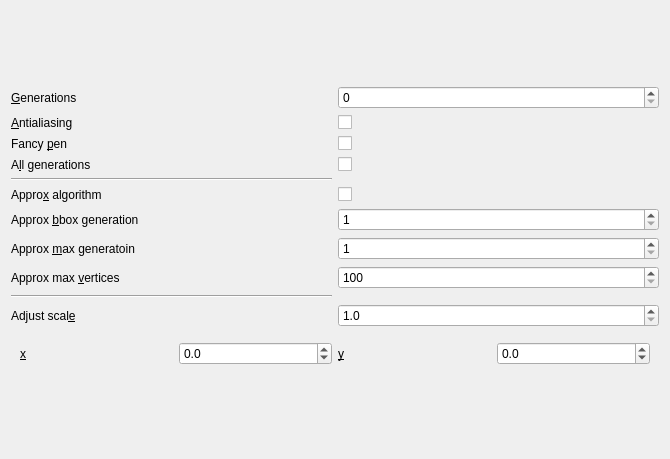
<?xml version="1.0" encoding="UTF-8"?>
<ui version="4.0">
 <class>ControlsDialog</class>
 <widget class="QDialog" name="ControlsDialog">
  <property name="geometry">
   <rect>
    <x>0</x>
    <y>0</y>
    <width>670</width>
    <height>459</height>
   </rect>
  </property>
  <property name="windowTitle">
   <string>Dialog</string>
  </property>
  <layout class="QVBoxLayout" name="verticalLayout">
   <item>
    <spacer name="verticalSpacer">
     <property name="orientation">
      <enum>Qt::Vertical</enum>
     </property>
     <property name="sizeHint" stdset="0">
      <size>
       <width>20</width>
       <height>40</height>
      </size>
     </property>
    </spacer>
   </item>
   <item>
    <layout class="QGridLayout" name="gridLayout">
     <item row="8" column="0">
      <widget class="QLabel" name="label_approx_max_vertices">
       <property name="text">
        <string>Approx max &amp;vertices</string>
       </property>
       <property name="buddy">
        <cstring>spinApproxMaxVertices</cstring>
       </property>
      </widget>
     </item>
     <item row="0" column="0">
      <widget class="QLabel" name="label_generations">
       <property name="text">
        <string>&amp;Generations</string>
       </property>
       <property name="buddy">
        <cstring>generations</cstring>
       </property>
      </widget>
     </item>
     <item row="8" column="1">
      <widget class="QSpinBox" name="spinApproxMaxVertices">
       <property name="minimum">
        <number>100</number>
       </property>
       <property name="maximum">
        <number>10000000</number>
       </property>
       <property name="singleStep">
        <number>1000000</number>
       </property>
      </widget>
     </item>
     <item row="2" column="1">
      <widget class="QCheckBox" name="checkPen">
       <property name="text">
        <string/>
       </property>
      </widget>
     </item>
     <item row="1" column="0">
      <widget class="QLabel" name="label_aa">
       <property name="text">
        <string>&amp;Antialiasing</string>
       </property>
       <property name="buddy">
        <cstring>checkAntialiasing</cstring>
       </property>
      </widget>
     </item>
     <item row="6" column="0">
      <widget class="QLabel" name="label_approx_bbox_gen">
       <property name="text">
        <string>Approx &amp;bbox generation</string>
       </property>
       <property name="buddy">
        <cstring>spinApproxBboxGen</cstring>
       </property>
      </widget>
     </item>
     <item row="7" column="1">
      <widget class="QSpinBox" name="spinApproxMaxGen">
       <property name="minimum">
        <number>1</number>
       </property>
       <property name="maximum">
        <number>100</number>
       </property>
      </widget>
     </item>
     <item row="5" column="0">
      <widget class="QLabel" name="label_approx">
       <property name="text">
        <string>Appro&amp;x algorithm</string>
       </property>
       <property name="buddy">
        <cstring>checkApprox</cstring>
       </property>
      </widget>
     </item>
     <item row="0" column="1">
      <widget class="QSpinBox" name="generations">
       <property name="maximum">
        <number>10</number>
       </property>
      </widget>
     </item>
     <item row="2" column="0">
      <widget class="QLabel" name="label_pen">
       <property name="text">
        <string>Fancy &amp;pen</string>
       </property>
       <property name="buddy">
        <cstring>checkPen</cstring>
       </property>
      </widget>
     </item>
     <item row="1" column="1">
      <widget class="QCheckBox" name="checkAntialiasing">
       <property name="text">
        <string/>
       </property>
      </widget>
     </item>
     <item row="3" column="1">
      <widget class="QCheckBox" name="checkAllGen">
       <property name="text">
        <string/>
       </property>
      </widget>
     </item>
     <item row="6" column="1">
      <widget class="QSpinBox" name="spinApproxBboxGen">
       <property name="minimum">
        <number>1</number>
       </property>
       <property name="maximum">
        <number>10</number>
       </property>
      </widget>
     </item>
     <item row="7" column="0">
      <widget class="QLabel" name="label_approx_maxx_gen">
       <property name="text">
        <string>Approx &amp;max generatoin</string>
       </property>
       <property name="buddy">
        <cstring>spinApproxMaxGen</cstring>
       </property>
      </widget>
     </item>
     <item row="10" column="0">
      <widget class="QLabel" name="label_adjustScale">
       <property name="text">
        <string>Adjust scal&amp;e</string>
       </property>
       <property name="buddy">
        <cstring>spinAdjustScale</cstring>
       </property>
      </widget>
     </item>
     <item row="10" column="1">
      <widget class="QDoubleSpinBox" name="spinAdjustScale">
       <property name="decimals">
        <number>1</number>
       </property>
       <property name="minimum">
        <double>1.000000000000000</double>
       </property>
       <property name="singleStep">
        <double>0.200000000000000</double>
       </property>
       <property name="value">
        <double>1.000000000000000</double>
       </property>
      </widget>
     </item>
     <item row="5" column="1">
      <widget class="QCheckBox" name="checkApprox">
       <property name="text">
        <string/>
       </property>
      </widget>
     </item>
     <item row="3" column="0">
      <widget class="QLabel" name="label_all_gen">
       <property name="text">
        <string>A&amp;ll generations</string>
       </property>
       <property name="buddy">
        <cstring>checkAllGen</cstring>
       </property>
      </widget>
     </item>
     <item row="4" column="0">
      <widget class="Line" name="line">
       <property name="orientation">
        <enum>Qt::Horizontal</enum>
       </property>
      </widget>
     </item>
     <item row="9" column="0">
      <widget class="Line" name="line_2">
       <property name="orientation">
        <enum>Qt::Horizontal</enum>
       </property>
      </widget>
     </item>
    </layout>
   </item>
   <item>
    <widget class="QWidget" name="pointCoordsWidget" native="true">
     <layout class="QHBoxLayout" name="horizontalLayout_2">
      <item>
       <widget class="QLabel" name="label_x">
        <property name="text">
         <string>&amp;x</string>
        </property>
        <property name="buddy">
         <cstring>edit_x</cstring>
        </property>
       </widget>
      </item>
      <item>
       <widget class="QDoubleSpinBox" name="edit_x">
        <property name="decimals">
         <number>1</number>
        </property>
        <property name="minimum">
         <double>-200.000000000000000</double>
        </property>
        <property name="maximum">
         <double>300.000000000000000</double>
        </property>
       </widget>
      </item>
      <item>
       <widget class="QLabel" name="label_y">
        <property name="text">
         <string>&amp;y</string>
        </property>
        <property name="buddy">
         <cstring>edit_y</cstring>
        </property>
       </widget>
      </item>
      <item>
       <widget class="QDoubleSpinBox" name="edit_y">
        <property name="decimals">
         <number>1</number>
        </property>
        <property name="minimum">
         <double>-200.000000000000000</double>
        </property>
        <property name="maximum">
         <double>300.000000000000000</double>
        </property>
       </widget>
      </item>
     </layout>
    </widget>
   </item>
   <item>
    <spacer name="verticalSpacer_2">
     <property name="orientation">
      <enum>Qt::Vertical</enum>
     </property>
     <property name="sizeHint" stdset="0">
      <size>
       <width>20</width>
       <height>40</height>
      </size>
     </property>
    </spacer>
   </item>
  </layout>
 </widget>
 <tabstops>
  <tabstop>generations</tabstop>
  <tabstop>checkAntialiasing</tabstop>
  <tabstop>checkPen</tabstop>
  <tabstop>checkAllGen</tabstop>
  <tabstop>checkApprox</tabstop>
  <tabstop>spinApproxBboxGen</tabstop>
  <tabstop>spinApproxMaxGen</tabstop>
  <tabstop>spinApproxMaxVertices</tabstop>
  <tabstop>spinAdjustScale</tabstop>
  <tabstop>edit_x</tabstop>
  <tabstop>edit_y</tabstop>
 </tabstops>
 <resources/>
 <connections/>
</ui>
